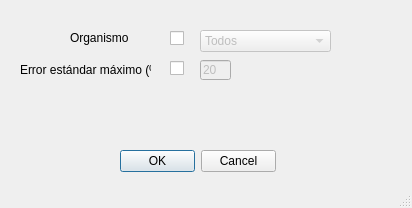
<?xml version="1.0" encoding="UTF-8"?>
<ui version="4.0">
 <class>MainWindow</class>
 <widget class="QMainWindow" name="MainWindow">
  <property name="geometry">
   <rect>
    <x>0</x>
    <y>0</y>
    <width>412</width>
    <height>208</height>
   </rect>
  </property>
  <property name="windowTitle">
   <string>MainWindow</string>
  </property>
  <widget class="QWidget" name="centralwidget">
   <widget class="QComboBox" name="comboBox">
    <property name="enabled">
     <bool>false</bool>
    </property>
    <property name="geometry">
     <rect>
      <x>200</x>
      <y>30</y>
      <width>131</width>
      <height>22</height>
     </rect>
    </property>
    <item>
     <property name="text">
      <string>Todos</string>
     </property>
    </item>
    <item>
     <property name="text">
      <string>Homo Sapiens</string>
     </property>
    </item>
   </widget>
   <widget class="QLabel" name="label">
    <property name="geometry">
     <rect>
      <x>70</x>
      <y>30</y>
      <width>71</width>
      <height>16</height>
     </rect>
    </property>
    <property name="text">
     <string>Organismo</string>
    </property>
   </widget>
   <widget class="QLabel" name="label_2">
    <property name="geometry">
     <rect>
      <x>20</x>
      <y>60</y>
      <width>131</width>
      <height>20</height>
     </rect>
    </property>
    <property name="text">
     <string>Error estándar máximo (%)</string>
    </property>
   </widget>
   <widget class="QLineEdit" name="lineEdit">
    <property name="enabled">
     <bool>false</bool>
    </property>
    <property name="geometry">
     <rect>
      <x>200</x>
      <y>60</y>
      <width>31</width>
      <height>20</height>
     </rect>
    </property>
    <property name="text">
     <string>20</string>
    </property>
   </widget>
   <widget class="QCheckBox" name="checkBox">
    <property name="geometry">
     <rect>
      <x>170</x>
      <y>60</y>
      <width>21</width>
      <height>17</height>
     </rect>
    </property>
    <property name="text">
     <string/>
    </property>
   </widget>
   <widget class="QCheckBox" name="checkBox_2">
    <property name="geometry">
     <rect>
      <x>170</x>
      <y>30</y>
      <width>21</width>
      <height>17</height>
     </rect>
    </property>
    <property name="text">
     <string/>
    </property>
   </widget>
   <widget class="QDialogButtonBox" name="buttonBox">
    <property name="geometry">
     <rect>
      <x>120</x>
      <y>150</y>
      <width>156</width>
      <height>23</height>
     </rect>
    </property>
    <property name="standardButtons">
     <set>QDialogButtonBox::Cancel|QDialogButtonBox::Ok</set>
    </property>
   </widget>
  </widget>
  <widget class="QStatusBar" name="statusbar"/>
 </widget>
 <resources/>
 <connections/>
</ui>
